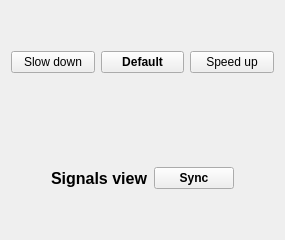
           <widget class="QWidget" name="tab_11">
            <attribute name="title">
             <string>Graph Properties</string>
            </attribute>
            <layout class="QHBoxLayout" name="horizontalLayout_4">
             <item>
              <layout class="QVBoxLayout" name="verticalLayout_3">
               <item>
                <spacer name="verticalSpacer_3">
                 <property name="orientation">
                  <enum>Qt::Vertical</enum>
                 </property>
                 <property name="sizeHint" stdset="0">
                  <size>
                   <width>20</width>
                   <height>40</height>
                  </size>
                 </property>
                </spacer>
               </item>
               <item>
                <layout class="QHBoxLayout" name="horizontalLayout">
                 <item>
                  <widget class="QPushButton" name="speedDownBtn">
                   <property name="toolTip">
                    <string>&lt;html&gt;&lt;head/&gt;&lt;body&gt;&lt;p&gt;Speed down&lt;/p&gt;&lt;/body&gt;&lt;/html&gt;</string>
                   </property>
                   <property name="whatsThis">
                    <string>&lt;html&gt;&lt;head/&gt;&lt;body&gt;&lt;p&gt;&lt;br/&gt;&lt;/p&gt;&lt;/body&gt;&lt;/html&gt;</string>
                   </property>
                   <property name="text">
                    <string>Slow down</string>
                   </property>
                   <property name="icon">
                    <iconset>
                     <normaloff>icons/arrow (1).png</normaloff>icons/arrow (1).png</iconset>
                   </property>
                  </widget>
                 </item>
                 <item>
                  <widget class="QPushButton" name="defaultSpeedBtn">
                   <property name="font">
                    <font>
                     <pointsize>9</pointsize>
                     <weight>75</weight>
                     <bold>true</bold>
                    </font>
                   </property>
                   <property name="toolTip">
                    <string>&lt;html&gt;&lt;head/&gt;&lt;body&gt;&lt;p&gt;Defautt speed&lt;/p&gt;&lt;/body&gt;&lt;/html&gt;</string>
                   </property>
                   <property name="text">
                    <string>Default</string>
                   </property>
                  </widget>
                 </item>
                 <item>
                  <widget class="QPushButton" name="speedUpBtn">
                   <property name="toolTip">
                    <string>&lt;html&gt;&lt;head/&gt;&lt;body&gt;&lt;p&gt;Speed Up&lt;/p&gt;&lt;/body&gt;&lt;/html&gt;</string>
                   </property>
                   <property name="whatsThis">
                    <string>&lt;html&gt;&lt;head/&gt;&lt;body&gt;&lt;p&gt;&lt;br/&gt;&lt;/p&gt;&lt;/body&gt;&lt;/html&gt;</string>
                   </property>
                   <property name="text">
                    <string>Speed up</string>
                   </property>
                   <property name="icon">
                    <iconset>
                     <normaloff>icons/right.png</normaloff>icons/right.png</iconset>
                   </property>
                  </widget>
                 </item>
                </layout>
               </item>
               <item>
                <spacer name="verticalSpacer">
                 <property name="orientation">
                  <enum>Qt::Vertical</enum>
                 </property>
                 <property name="sizeHint" stdset="0">
                  <size>
                   <width>68</width>
                   <height>88</height>
                  </size>
                 </property>
                </spacer>
               </item>
               <item>
                <layout class="QHBoxLayout" name="horizontalLayout_2">
                 <item>
                  <spacer name="horizontalSpacer_54">
                   <property name="orientation">
                    <enum>Qt::Horizontal</enum>
                   </property>
                   <property name="sizeHint" stdset="0">
                    <size>
                     <width>40</width>
                     <height>20</height>
                    </size>
                   </property>
                  </spacer>
                 </item>
                 <item>
                  <widget class="QLabel" name="label_26">
                   <property name="font">
                    <font>
                     <pointsize>12</pointsize>
                     <weight>75</weight>
                     <bold>true</bold>
                    </font>
                   </property>
                   <property name="text">
                    <string>Signals view</string>
                   </property>
                  </widget>
                 </item>
                 <item>
                  <widget class="QPushButton" name="syncUnsyncSignalsBtn">
                   <property name="font">
                    <font>
                     <pointsize>9</pointsize>
                     <weight>75</weight>
                     <bold>true</bold>
                    </font>
                   </property>
                   <property name="toolTip">
                    <string>&lt;html&gt;&lt;head/&gt;&lt;body&gt;&lt;p&gt;Sync the graph signals&lt;/p&gt;&lt;/body&gt;&lt;/html&gt;</string>
                   </property>
                   <property name="text">
                    <string>Sync</string>
                   </property>
                   <property name="icon">
                    <iconset>
                     <normaloff>icons/sync.png</normaloff>icons/sync.png</iconset>
                   </property>
                  </widget>
                 </item>
                 <item>
                  <spacer name="horizontalSpacer_55">
                   <property name="orientation">
                    <enum>Qt::Horizontal</enum>
                   </property>
                   <property name="sizeHint" stdset="0">
                    <size>
                     <width>40</width>
                     <height>20</height>
                    </size>
                   </property>
                  </spacer>
                 </item>
                </layout>
               </item>
               <item>
                <spacer name="verticalSpacer_4">
                 <property name="orientation">
                  <enum>Qt::Vertical</enum>
                 </property>
                 <property name="sizeHint" stdset="0">
                  <size>
                   <width>20</width>
                   <height>40</height>
                  </size>
                 </property>
                </spacer>
               </item>
               <item>
                <layout class="QHBoxLayout" name="horizontalLayout_3"/>
               </item>
              </layout>
             </item>
            </layout>
           </widget>
